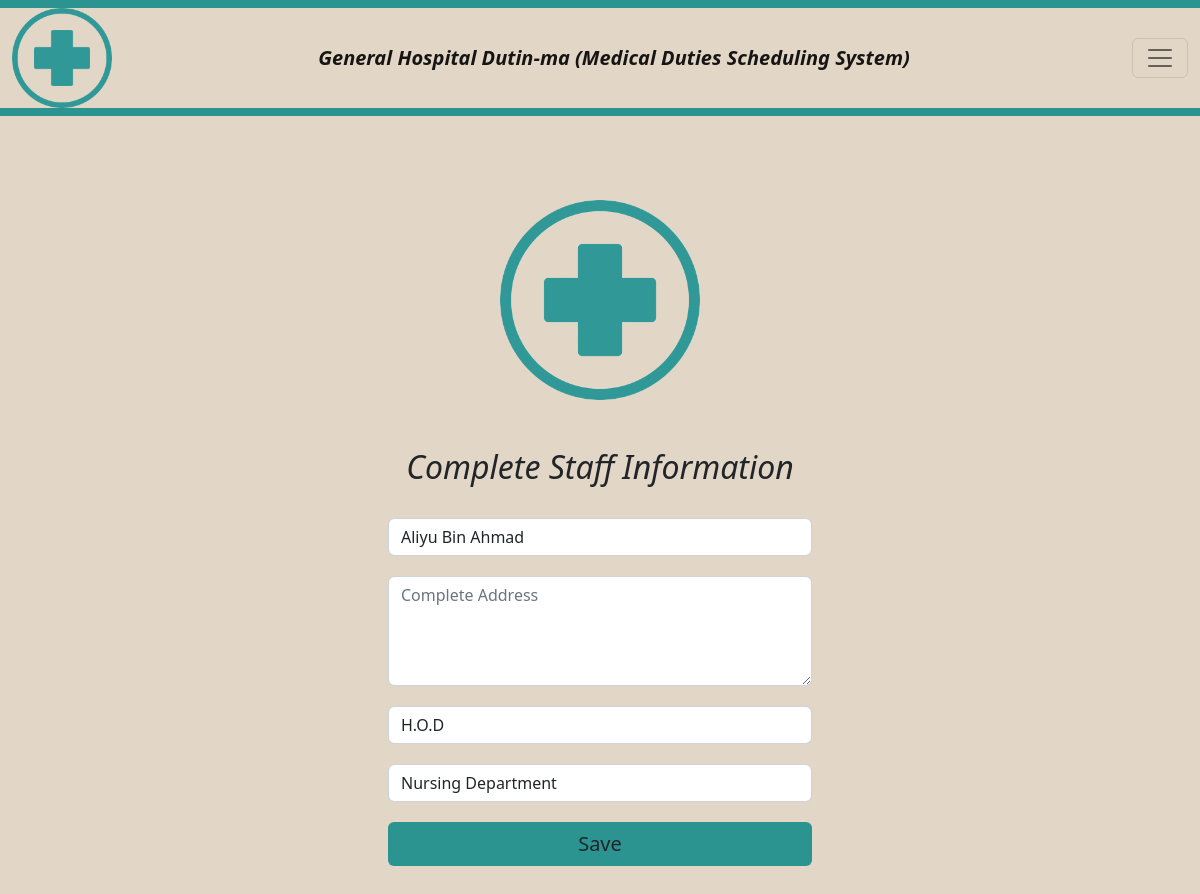
The page /try-update-staff/7 on the database its author committed.
### mdss/models.py (models this page shows, shortened)
class Complete_info(models.Model):
    user = models.ForeignKey(User, on_delete=models.CASCADE)
    id_user = models.IntegerField()
    full_name = models.CharField(max_length=100, blank=True)
    complete_address = models.TextField(max_length=1000, blank=True)
    role = models.CharField(max_length=100, blank=True)
    department = models.CharField(max_length=100, blank=True)

### mdss/views.py (the view)
# urls.py: path('try-update-staff/<int:id>', views.try_update_staff, name='try-update-staff'),
def try_update_staff(request, id):
    staff = Complete_info.objects.get(id_user=id)
    depts = Department.objects.all()
    context = {'staff':staff, 'depts':depts}
    return render(request, 'complete-staff-info.html', context)

### templates/complete-staff-info.html (shortened to what this page needs)
<!DOCTYPE html>
<html lang="en">
<head>
    <link rel="stylesheet" href="../../static/assets/vendor/bootstrap/css/bootstrap.min.css">
    <link rel="stylesheet" href="../../static/css/style.css">
</head>
<body>
<nav class="navbar navbar-success fixed-top">
    <div class="container-fluid">
      <a href="/"><img src="../../static/img/logo.png" alt="" height="100" width="100"></a>
      <a class="navbar-brand" href="/"><i><b>General Hospital Dutin-ma (Medical Duties Scheduling System)</b></i></a>
      <button class="navbar-toggler" type="button" data-bs-toggle="offcanvas" data-bs-target="#offcanvasDarkNavbar" aria-controls="offcanvasDarkNavbar">
        <span class="navbar-toggler-icon"></span>
      </button>
    </div>
  </nav>
  <div class="body-content">
    <div class="form">
        <img src="../../static/img/logo.png" alt="" height="200" width="200"><br><br>
        <h2><i>Complete Staff Information</i></h2><br>
        <form action="/update-staff/{{staff.id_user}}" method="post">
            <div class="row">
                <input type="text" name="f_name" id="" value="{{staff.full_name}}" class="form-control" placeholder="Full Name" required>
            </div>
            <div class="row">
                <textarea name="address" id="" cols="30" rows="4" class="form-control" placeholder="Complete Address">{{staff.complete_address}}</textarea>
            </div>
            <div class="row">
                <select name="role" id="" class="form-control" required>
                    <option value="{{staff.role}}">{{staff.role}}</option>
                </select>
            </div>
            <div class="row">
                <select name="dept" id="" class="form-control" required>
                    <option value="{{staff.department}}">{{staff.department}}</option>
                </select>
            </div>
            <div class="row">
                <button class="btn">Save</button>
            </div>
        </form>
    </div>
  </div>
</body>
</html>

### static/css/style.css (style rules this page uses)
.container-fluid, .offcanvas, body { background-color: rgb(226, 214, 198); }
.body-content { margin: 200px; }
.navbar { background-color: rgb(43, 147, 144); }
.form { display: flex; flex-direction: column; align-items: center; justify-content: center; }
.form form { width: 50%; }
.form form .row { margin-bottom: 20px; }
.form form button, .form-container button { background-color: rgb(43, 147, 144); font-weight: 400; font-size: 20px; }

### rows shown on the page
Complete_info: f_name "Aliyu Bin Ahmad", role "H.O.D", dept "Nursing Department"
